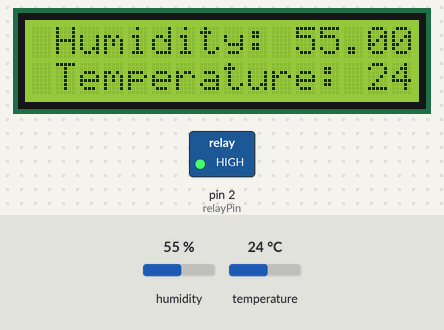
Recording of a sketch running on a simulated Arduino Uno, built with avr-gcc and run on an emulated ATmega328P. Parts: 16×2 character LCD, switched loads named in the sketch (green lamp = pin HIGH). The test bench sets the inputs (shaded band); at power-on: humidity 55 %, temperature 24 °C. What the sketch prints to the serial monitor is not drawn.

Above: at 2.8 s.
2.9 s: humidity set to 67 %
At 5.4 s:
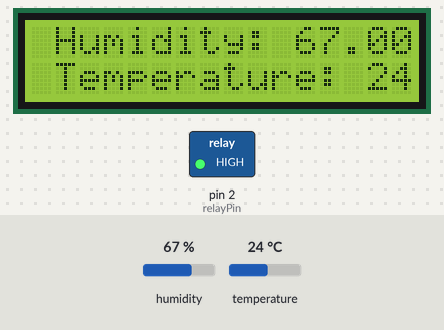
6.0 s: humidity set to 70 %
At 7.3 s:
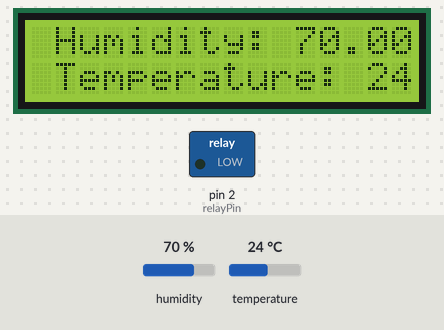
9.1 s: temperature set to 12 °C
At 11.0 s:
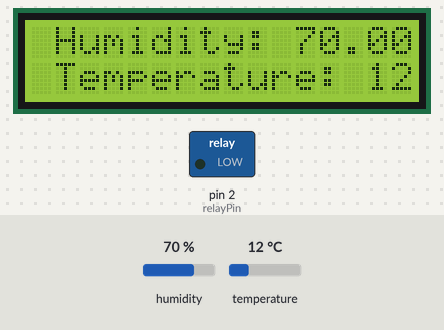
12.2 s: temperature set to 19 °C
At 12.9 s:
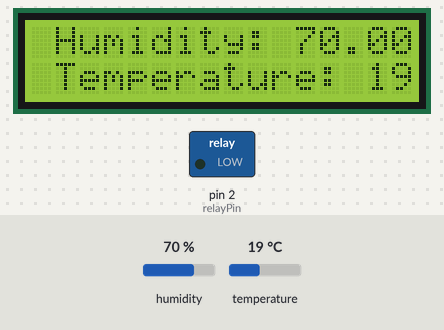
Timing chart, 0 to 15.2 s (numbered marks = the images above; inputs shaded):
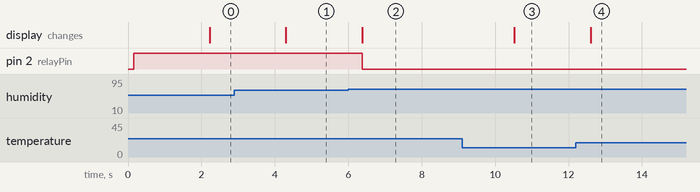

The sketch:

7b_relay_dht11_lcd.ino
```cpp
/*
  Freelab - DHT11

  Baca kelembapan dan temperatur menggunakan DHT11. Menampilkan nilai tersebut di Serial Terminal
  Download library DHT11. Klik Sketch > Include Library > Manage Libraries > Cari "DHT11" > Pilih DHT11 by Adafruit
  Install library DHT11 tersebut

  Rangkaian:
  - DHT11 pin 2 ke Arduino Uno pin 2
  - Hubungkan Vcc DHT11 ke +5V Arduino dan GND DHT11 ke GND Arduino

  https://github.com/adafruit/DHT-sensor-library
*/

#include "DHT.h"

#define DHTPIN 3     // Digital pin connected to the DHT sensor
#define DHTTYPE DHT11   // DHT 11

#include <Wire.h>
#include <LiquidCrystal_I2C.h>

LiquidCrystal_I2C lcd(0x27,16,2);  // set the LCD address to 0x27 for a 16 chars and 2 line display

DHT dht(DHTPIN, DHTTYPE);

int relayPin = 2;

void setup() {
  Serial.begin(9600);
  Serial.println(F("DHT11 test!"));

  dht.begin();

  lcd.init();                      // initialize the lcd
  lcd.init();
  // Print a message to the LCD.
  lcd.backlight();
  lcd.setCursor(1,0);
  lcd.print("Starter Kit");
  lcd.setCursor(1,1);
  lcd.print("LCD DHT11 Relay");

  pinMode(relayPin,OUTPUT);   //sets the RELAY as OUTPUT
  digitalWrite(relayPin, HIGH);
}

void loop() {
  // Wait a few seconds between measurements.
  delay(2000);

  // Reading temperature or humidity takes about 250 milliseconds!
  // Sensor readings may also be up to 2 seconds 'old' (its a very slow sensor)
  float h = dht.readHumidity();
  // Read temperature as Celsius (the default)
  float t = dht.readTemperature();
  // Read temperature as Fahrenheit (isFahrenheit = true)
  float f = dht.readTemperature(true);

  // Check if any reads failed and exit early (to try again).
  if (isnan(h) || isnan(t) || isnan(f)) {
    Serial.println(F("Failed to read from DHT sensor!"));
    return;
  }

  // Compute heat index in Fahrenheit (the default)
  float hif = dht.computeHeatIndex(f, h);
  // Compute heat index in Celsius (isFahreheit = false)
  float hic = dht.computeHeatIndex(t, h, false);

  Serial.print(F("Humidity: "));
  Serial.print(h);
  Serial.print(F("%  Temperature: "));
  Serial.print(t);
  Serial.print(F("°C "));
  Serial.print(f);
  Serial.print(F("°F  Heat index: "));
  Serial.print(hic);
  Serial.print(F("°C "));
  Serial.print(hif);
  Serial.println(F("°F"));

  lcd.setCursor(1,0);
  lcd.print(F("Humidity: "));
  lcd.setCursor(11,0);
  lcd.print(h);
  lcd.setCursor(1,1);
  lcd.print(F("Temperature: "));
  lcd.setCursor(14,1);
  lcd.print(t);

  if (h > 68.0) {
    digitalWrite(relayPin, LOW);
  } else {
    digitalWrite(relayPin, HIGH);
  }
}
```

Measured:
- the behaviour switches between 68 and 69 % on humidity (found by bisection; images 1 and 2)
- after the input at 2.9 s, the display: changes after 1.4 s (image 1)
- after the input at 6.0 s, pin 2 (relayPin): HIGH → LOW after 0.38 s; the display: changes after 0.38 s (image 2)
- after the input at 9.1 s, the display: changes after 1.4 s (image 3)
- after the input at 12.2 s, the display: changes after 0.40 s (image 4)
